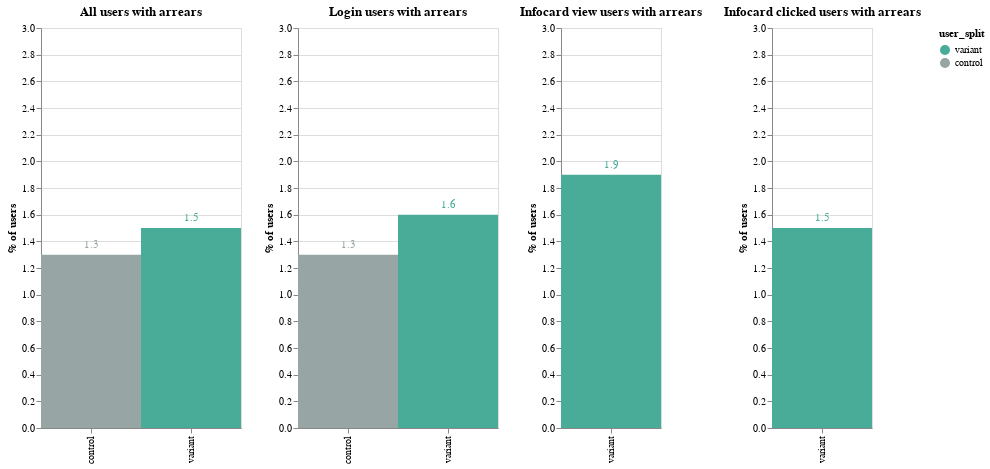

Notebook code for this chart:
### Code cell
# build chart
all_chart = (
    alt.Chart(
        sixty_day_arrears_df[sixty_day_arrears_df["arrears_type"] == "Has Arrears"]
    )
    .mark_rect(size=80)
    .encode(
        x=alt.X("user_split:N", title=None),
        y=alt.Y("perc_all_users:Q", title="% of users", scale=alt.Scale(domain=(0, 3))),
        color=alt.Color(
            "user_split:N",
            scale=color_scale_1,
        ),
    )
    .properties(width=200, height=400, title="All users with arrears")
)

all_text = all_chart.mark_text(
    align="center",
    baseline="middle",
    # Nudges text to right so it doesn't appear on top of the bar
    dy=-10,
).encode(text="perc_all_users:Q")

login_chart = (
    alt.Chart(
        sixty_day_arrears_df[sixty_day_arrears_df["arrears_type"] == "Has Arrears"]
    )
    .mark_rect(size=80)
    .encode(
        x=alt.X("user_split:N", title=None),
        y=alt.Y(
            "perc_login_users:Q", title="% of users", scale=alt.Scale(domain=(0, 3))
        ),
        color=alt.Color(
            "user_split:N",
            scale=color_scale_1,
        ),
    )
    .properties(width=200, height=400, title="Login users with arrears")
)

login_text = login_chart.mark_text(
    align="center",
    baseline="middle",
    # Nudges text to right so it doesn't appear on top of the bar
    dy=-10,
).encode(text="perc_login_users:Q")

infocard_view_chart = (
    alt.Chart(
        sixty_day_arrears_df[sixty_day_arrears_df["arrears_type"] == "Has Arrears"]
    )
    .mark_rect(size=80)
    .encode(
        x=alt.X("user_split:N", title=None),
        y=alt.Y(
            "perc_infocard_view_users:Q",
            title="% of users",
            scale=alt.Scale(domain=(0, 3)),
        ),
        color=alt.Color(
            "user_split:N",
            scale=color_scale_1,
        ),
    )
    .properties(width=100, height=400, title="Infocard view users with arrears")
)

infocard_view_text = infocard_view_chart.mark_text(
    align="center",
    baseline="middle",
    # Nudges text to right so it doesn't appear on top of the bar
    dy=-10,
).encode(text="perc_infocard_view_users:Q")


infocard_clicked_chart = (
    alt.Chart(
        sixty_day_arrears_df[sixty_day_arrears_df["arrears_type"] == "Has Arrears"]
    )
    .mark_rect(size=80)
    .encode(
        x=alt.X("user_split:N", title=None),
        y=alt.Y(
            "perc_infocard_click_users:Q",
            title="% of users",
            scale=alt.Scale(domain=(0, 3)),
        ),
        color=alt.Color(
            "user_split:N",
            scale=color_scale_1,
        ),
    )
    .properties(width=100, height=400, title="Infocard clicked users with arrears")
)

infocard_clicked_text = infocard_clicked_chart.mark_text(
    align="center",
    baseline="middle",
    # Nudges text to right so it doesn't appear on top of the bar
    dy=-10,
).encode(text="perc_infocard_click_users:Q")

all_chart + all_text | login_chart + login_text | infocard_view_chart + infocard_view_text | infocard_clicked_chart + infocard_clicked_text

### Figure 1 — Vega-Lite specification as saved in the notebook (floating-point values rounded to 4 significant figures)
{"config": {"view": {"continuousWidth": 400, "continuousHeight": 300}}, "hconcat": [{"layer": [{"mark": {"type": "rect", "size": 80}, "encoding": {"color": {"type": "nominal", "field": "user_split", "scale": {"domain": ["variant", "control"], "range": ["#48AC98", "#98A5A5"]}}, "x": {"type": "nominal", "field": "user_split", "title": null}, "y": {"type": "quantitative", "field": "perc_all_users", "scale": {"domain": [0, 3]}, "title": "% of users"}}, "height": 400, "title": "All users with arrears", "width": 200}, {"mark": {"type": "text", "align": "center", "baseline": "middle", "dy": -10}, "encoding": {"color": {"type": "nominal", "field": "user_split", "scale": {"domain": ["variant", "control"], "range": ["#48AC98", "#98A5A5"]}}, "text": {"type": "quantitative", "field": "perc_all_users"}, "x": {"type": "nominal", "field": "user_split", "title": null}, "y": {"type": "quantitative", "field": "perc_all_users", "scale": {"domain": [0, 3]}, "title": "% of users"}}, "height": 400, "title": "All users with arrears", "width": 200}], "data": {"name": "data-eb4bcd7d2a755d61b7cbcbacbc0e90ce"}}, {"layer": [{"mark": {"type": "rect", "size": 80}, "encoding": {"color": {"type": "nominal", "field": "user_split", "scale": {"domain": ["variant", "control"], "range": ["#48AC98", "#98A5A5"]}}, "x": {"type": "nominal", "field": "user_split", "title": null}, "y": {"type": "quantitative", "field": "perc_login_users", "scale": {"domain": [0, 3]}, "title": "% of users"}}, "height": 400, "title": "Login users with arrears", "width": 200}, {"mark": {"type": "text", "align": "center", "baseline": "middle", "dy": -10}, "encoding": {"color": {"type": "nominal", "field": "user_split", "scale": {"domain": ["variant", "control"], "range": ["#48AC98", "#98A5A5"]}}, "text": {"type": "quantitative", "field": "perc_login_users"}, "x": {"type": "nominal", "field": "user_split", "title": null}, "y": {"type": "quantitative", "field": "perc_login_users", "scale": {"domain": [0, 3]}, "title": "% of users"}}, "height": 400, "title": "Login users with arrears", "width": 200}], "data": {"name": "data-eb4bcd7d2a755d61b7cbcbacbc0e90ce"}}, {"layer": [{"mark": {"type": "rect", "size": 80}, "encoding": {"color": {"type": "nominal", "field": "user_split", "scale": {"domain": ["variant", "control"], "range": ["#48AC98", "#98A5A5"]}}, "x": {"type": "nominal", "field": "user_split", "title": null}, "y": {"type": "quantitative", "field": "perc_infocard_view_users", "scale": {"domain": [0, 3]}, "title": "% of users"}}, "height": 400, "title": "Infocard view users with arrears", "width": 100}, {"mark": {"type": "text", "align": "center", "baseline": "middle", "dy": -10}, "encoding": {"color": {"type": "nominal", "field": "user_split", "scale": {"domain": ["variant", "control"], "range": ["#48AC98", "#98A5A5"]}}, "text": {"type": "quantitative", "field": "perc_infocard_view_users"}, "x": {"type": "nominal", "field": "user_split", "title": null}, "y": {"type": "quantitative", "field": "perc_infocard_view_users", "scale": {"domain": [0, 3]}, "title": "% of users"}}, "height": 400, "title": "Infocard view users with arrears", "width": 100}], "data": {"name": "data-eb4bcd7d2a755d61b7cbcbacbc0e90ce"}}, {"layer": [{"mark": {"type": "rect", "size": 80}, "encoding": {"color": {"type": "nominal", "field": "user_split", "scale": {"domain": ["variant", "control"], "range": ["#48AC98", "#98A5A5"]}}, "x": {"type": "nominal", "field": "user_split", "title": null}, "y": {"type": "quantitative", "field": "perc_infocard_click_users", "scale": {"domain": [0, 3]}, "title": "% of users"}}, "height": 400, "title": "Infocard clicked users with arrears", "width": 100}, {"mark": {"type": "text", "align": "center", "baseline": "middle", "dy": -10}, "encoding": {"color": {"type": "nominal", "field": "user_split", "scale": {"domain": ["variant", "control"], "range": ["#48AC98", "#98A5A5"]}}, "text": {"type": "quantitative", "field": "perc_infocard_click_users"}, "x": {"type": "nominal", "field": "user_split", "title": null}, "y": {"type": "quantitative", "field": "perc_infocard_click_users", "scale": {"domain": [0, 3]}, "title": "% of users"}}, "height": 400, "title": "Infocard clicked users with arrears", "width": 100}], "data": {"name": "data-eb4bcd7d2a755d61b7cbcbacbc0e90ce"}}], "$schema": "https://vega.github.io/schema/vega-lite/v4.8.1.json", "datasets": {"data-eb4bcd7d2a755d61b7cbcbacbc0e90ce": [{"user_split": "control", "arrears_type": "Has Arrears", "n_users": 216, "login_users": 208, "infocard_view_users": 0, "infocard_clicked_users": 0, "perc_all_users": 1.3, "perc_login_users": 1.3, "perc_infocard_view_users": null, "perc_infocard_click_users": null}, {"user_split": "variant", "arrears_type": "Has Arrears", "n_users": 248, "login_users": 245, "infocard_view_users": 169, "infocard_clicked_users": 13, "perc_all_users": 1.5, "perc_login_users": 1.6, "perc_infocard_view_users": 1.9, "perc_infocard_click_users": 1.5}]}}
